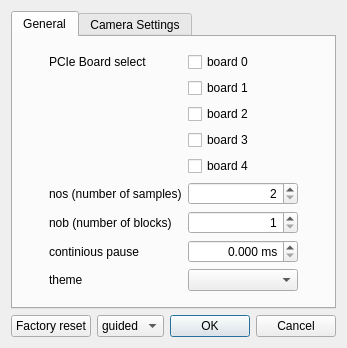
<?xml version="1.0" encoding="UTF-8"?>
<ui version="4.0">
 <class>DialogSettings</class>
 <widget class="QDialog" name="DialogSettings">
  <property name="geometry">
   <rect>
    <x>0</x>
    <y>0</y>
    <width>340</width>
    <height>348</height>
   </rect>
  </property>
  <property name="windowTitle">
   <string>Settings</string>
  </property>
  <property name="modal">
   <bool>true</bool>
  </property>
  <layout class="QVBoxLayout" name="verticalLayout_2">
   <item>
    <widget class="QTabWidget" name="tabWidget">
     <property name="currentIndex">
      <number>0</number>
     </property>
     <widget class="QWidget" name="general">
      <attribute name="title">
       <string>General</string>
      </attribute>
      <layout class="QVBoxLayout" name="verticalLayout">
       <item>
        <layout class="QGridLayout" name="gridLayout">
         <item row="7" column="1">
          <widget class="QLabel" name="labelNob">
           <property name="text">
            <string>nob (number of blocks)</string>
           </property>
          </widget>
         </item>
         <item row="9" column="2">
          <widget class="QComboBox" name="comboBoxTheme"/>
         </item>
         <item row="1" column="3">
          <spacer name="horizontalSpacer_2">
           <property name="orientation">
            <enum>Qt::Horizontal</enum>
           </property>
           <property name="sizeHint" stdset="0">
            <size>
             <width>40</width>
             <height>20</height>
            </size>
           </property>
          </spacer>
         </item>
         <item row="3" column="2">
          <widget class="QCheckBox" name="checkBoxBoard2">
           <property name="text">
            <string>board 2</string>
           </property>
          </widget>
         </item>
         <item row="7" column="2">
          <widget class="QDoubleSpinBox" name="doubleSpinBoxNob">
           <property name="alignment">
            <set>Qt::AlignRight|Qt::AlignTrailing|Qt::AlignVCenter</set>
           </property>
           <property name="decimals">
            <number>0</number>
           </property>
           <property name="minimum">
            <double>1.000000000000000</double>
           </property>
           <property name="maximum">
            <double>4294967295.000000000000000</double>
           </property>
          </widget>
         </item>
         <item row="6" column="2">
          <widget class="QDoubleSpinBox" name="doubleSpinBoxNos">
           <property name="enabled">
            <bool>true</bool>
           </property>
           <property name="alignment">
            <set>Qt::AlignRight|Qt::AlignTrailing|Qt::AlignVCenter</set>
           </property>
           <property name="decimals">
            <number>0</number>
           </property>
           <property name="minimum">
            <double>2.000000000000000</double>
           </property>
           <property name="maximum">
            <double>4294967295.000000000000000</double>
           </property>
          </widget>
         </item>
         <item row="1" column="0">
          <spacer name="horizontalSpacer">
           <property name="orientation">
            <enum>Qt::Horizontal</enum>
           </property>
           <property name="sizeHint" stdset="0">
            <size>
             <width>40</width>
             <height>20</height>
            </size>
           </property>
          </spacer>
         </item>
         <item row="10" column="1">
          <spacer name="verticalSpacer_2">
           <property name="orientation">
            <enum>Qt::Vertical</enum>
           </property>
           <property name="sizeHint" stdset="0">
            <size>
             <width>20</width>
             <height>40</height>
            </size>
           </property>
          </spacer>
         </item>
         <item row="0" column="1">
          <spacer name="verticalSpacer">
           <property name="orientation">
            <enum>Qt::Vertical</enum>
           </property>
           <property name="sizeHint" stdset="0">
            <size>
             <width>20</width>
             <height>40</height>
            </size>
           </property>
          </spacer>
         </item>
         <item row="6" column="1">
          <widget class="QLabel" name="labelNos">
           <property name="text">
            <string>nos (number of samples)</string>
           </property>
          </widget>
         </item>
         <item row="1" column="1">
          <widget class="QLabel" name="labelBoardSel">
           <property name="text">
            <string>PCIe Board select</string>
           </property>
          </widget>
         </item>
         <item row="8" column="2">
          <widget class="QDoubleSpinBox" name="doubleSpinBoxContiniousPause_in_ms">
           <property name="alignment">
            <set>Qt::AlignRight|Qt::AlignTrailing|Qt::AlignVCenter</set>
           </property>
           <property name="suffix">
            <string> ms</string>
           </property>
           <property name="decimals">
            <number>3</number>
           </property>
           <property name="maximum">
            <double>4294967.294999999925494</double>
           </property>
          </widget>
         </item>
         <item row="8" column="1">
          <widget class="QLabel" name="labelContiniousPause">
           <property name="text">
            <string>continious pause</string>
           </property>
          </widget>
         </item>
         <item row="1" column="2">
          <widget class="QCheckBox" name="checkBoxBoard0">
           <property name="text">
            <string>board 0</string>
           </property>
          </widget>
         </item>
         <item row="2" column="2">
          <widget class="QCheckBox" name="checkBoxBoard1">
           <property name="text">
            <string>board 1</string>
           </property>
          </widget>
         </item>
         <item row="5" column="2">
          <widget class="QCheckBox" name="checkBoxBoard4">
           <property name="text">
            <string>board 4 </string>
           </property>
          </widget>
         </item>
         <item row="9" column="1">
          <widget class="QLabel" name="label">
           <property name="text">
            <string>theme</string>
           </property>
          </widget>
         </item>
         <item row="4" column="2">
          <widget class="QCheckBox" name="checkBoxBoard3">
           <property name="text">
            <string>board 3</string>
           </property>
          </widget>
         </item>
        </layout>
       </item>
      </layout>
     </widget>
     <widget class="QWidget" name="camerasettings">
      <attribute name="title">
       <string>Camera Settings</string>
      </attribute>
      <layout class="QVBoxLayout" name="verticalLayout_3">
       <item>
        <widget class="QTabWidget" name="cameraSettingsTabs">
         <property name="currentIndex">
          <number>0</number>
         </property>
         <widget class="QWidget" name="board0">
          <attribute name="title">
           <string>Board 0</string>
          </attribute>
          <layout class="QVBoxLayout" name="verticalLayout_4">
           <item>
            <widget class="CameraSettingsWidget" name="cameraSettingsWidgetBoard0"/>
           </item>
          </layout>
         </widget>
         <widget class="QWidget" name="board1">
          <attribute name="title">
           <string>Board 1</string>
          </attribute>
          <layout class="QVBoxLayout" name="verticalLayout_5">
           <item>
            <widget class="CameraSettingsWidget" name="cameraSettingsWidgetBoard1"/>
           </item>
          </layout>
         </widget>
         <widget class="QWidget" name="board2">
          <attribute name="title">
           <string>Board 2</string>
          </attribute>
          <layout class="QVBoxLayout" name="verticalLayout_6">
           <item>
            <widget class="CameraSettingsWidget" name="cameraSettingsWidgetBoard2"/>
           </item>
          </layout>
         </widget>
         <widget class="QWidget" name="board3">
          <attribute name="title">
           <string>Board 3</string>
          </attribute>
          <layout class="QVBoxLayout" name="verticalLayout_8">
           <item>
            <widget class="CameraSettingsWidget" name="cameraSettingsWidgetBoard3"/>
           </item>
          </layout>
         </widget>
         <widget class="QWidget" name="board4">
          <attribute name="title">
           <string>Board 4</string>
          </attribute>
          <layout class="QVBoxLayout" name="verticalLayout_7">
           <item>
            <widget class="CameraSettingsWidget" name="cameraSettingsWidgetBoard4"/>
           </item>
          </layout>
         </widget>
        </widget>
       </item>
      </layout>
     </widget>
    </widget>
   </item>
   <item>
    <layout class="QHBoxLayout" name="horizontalLayoutButtons">
     <item>
      <widget class="QPushButton" name="pushButtonDefault">
       <property name="text">
        <string>Factory reset</string>
       </property>
      </widget>
     </item>
     <item>
      <widget class="QComboBox" name="comboBoxSettingsLevel">
       <item>
        <property name="text">
         <string>guided</string>
        </property>
       </item>
       <item>
        <property name="text">
         <string>free</string>
        </property>
       </item>
      </widget>
     </item>
     <item>
      <widget class="QDialogButtonBox" name="buttonBox">
       <property name="orientation">
        <enum>Qt::Horizontal</enum>
       </property>
       <property name="standardButtons">
        <set>QDialogButtonBox::Cancel|QDialogButtonBox::Ok</set>
       </property>
      </widget>
     </item>
    </layout>
   </item>
  </layout>
 </widget>
 <customwidgets>
  <customwidget>
   <class>CameraSettingsWidget</class>
   <extends>QTabWidget</extends>
   <header>camerasettingswidget.h</header>
   <container>1</container>
  </customwidget>
 </customwidgets>
 <tabstops>
  <tabstop>tabWidget</tabstop>
  <tabstop>checkBoxBoard0</tabstop>
  <tabstop>checkBoxBoard1</tabstop>
  <tabstop>checkBoxBoard2</tabstop>
  <tabstop>checkBoxBoard3</tabstop>
  <tabstop>checkBoxBoard4</tabstop>
  <tabstop>doubleSpinBoxNos</tabstop>
  <tabstop>doubleSpinBoxNob</tabstop>
  <tabstop>doubleSpinBoxContiniousPause_in_ms</tabstop>
  <tabstop>comboBoxTheme</tabstop>
  <tabstop>pushButtonDefault</tabstop>
  <tabstop>comboBoxSettingsLevel</tabstop>
  <tabstop>cameraSettingsTabs</tabstop>
  <tabstop>cameraSettingsWidgetBoard0</tabstop>
  <tabstop>cameraSettingsWidgetBoard1</tabstop>
  <tabstop>cameraSettingsWidgetBoard2</tabstop>
  <tabstop>cameraSettingsWidgetBoard3</tabstop>
  <tabstop>cameraSettingsWidgetBoard4</tabstop>
 </tabstops>
 <resources/>
 <connections>
  <connection>
   <sender>buttonBox</sender>
   <signal>accepted()</signal>
   <receiver>DialogSettings</receiver>
   <slot>accept()</slot>
   <hints>
    <hint type="sourcelabel">
     <x>325</x>
     <y>459</y>
    </hint>
    <hint type="destinationlabel">
     <x>157</x>
     <y>274</y>
    </hint>
   </hints>
  </connection>
  <connection>
   <sender>buttonBox</sender>
   <signal>rejected()</signal>
   <receiver>DialogSettings</receiver>
   <slot>reject()</slot>
   <hints>
    <hint type="sourcelabel">
     <x>325</x>
     <y>459</y>
    </hint>
    <hint type="destinationlabel">
     <x>286</x>
     <y>274</y>
    </hint>
   </hints>
  </connection>
 </connections>
</ui>
